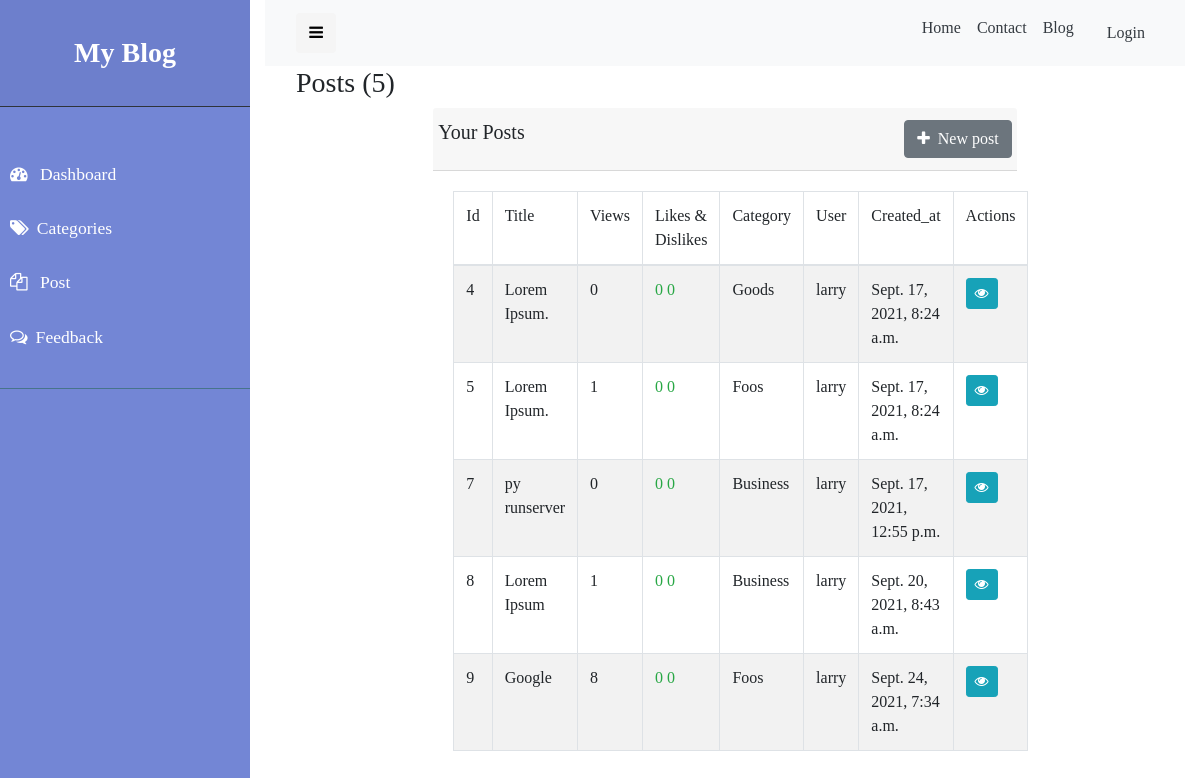
The page /staff/posts on the database as committed earlier.
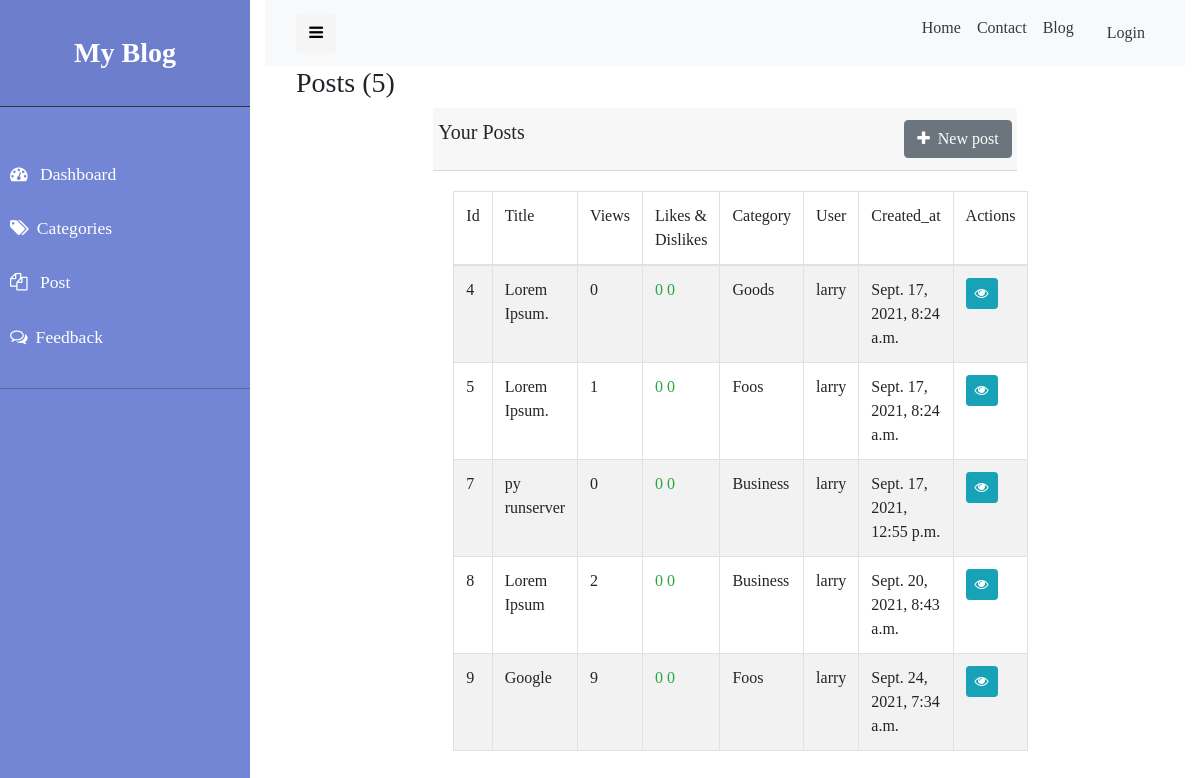
The same page on the database as committed later.
### blog/models.py (models this page shows, shortened)
class Post(models.Model):
    tittle = models.CharField(max_length= 100)
    message = models.TextField()
    likes = models.IntegerField(default=0,blank=True)
    dislikes = models.IntegerField(default=0,blank=True)
    slug = models.SlugField(max_length=200)
    image_url = models.ImageField()
    views = models.IntegerField(default=0,blank=True)
    keywords = models.TextField()
    Category = models.ForeignKey(Category,on_delete=models.CASCADE,blank=True,null=False)
    user = models.ForeignKey(User,on_delete=models.CASCADE,blank=True,null=False)
    created_at = models.DateTimeField(auto_now_add=True)
    updated_at = models.DateTimeField(auto_now=True)
    class Meta:
        verbose_name_plural = 'Post'

class Category(models.Model):
    name = models.CharField(max_length = 50)
    views = models.IntegerField(default = 0,blank=True)
    slug = models.TextField(null=True,blank=True)
    created_at = models.DateTimeField(auto_now_add=True)
    updated_at = models.DateTimeField(auto_now=True)
    class Meta:
        verbose_name_plural = 'Categories'
    def __str__(self):
        return self.name

### blog/views.py (the view)
# urls.py: path('posts',PostList.as_view(),name='posts'),
class PostList(ListView):
    model = Post
    template_name = "blog/admin/posts.html"

### blog/templates/blog/admin/posts.html (shortened to what this page needs)
{% extends 'blog/admin/layouts/admin-base.html' %}
{% load static %}
{% block 'content' %}
<div class="container">
    <h3 class="mx-3"> Posts ({{post_list|length}}) </h3>
    <div class="row justify-content-center">
        <div class="col-lg-8">
            <div class="card-header">
                <div class="row ">
                    <h5>Your Posts</h5>
                    <a type="submit" href=" {% url 'add_post' %} " class="btn btn-secondary btn-md ml-auto"> <i
                            class="fa fa-plus mr-2 " aria-hidden="true"></i>New post</a>
                </div>
            </div>
            <div class="card-body">
                <table class="table table-striped table-bordered">
                    <thead>
                        <tr>
                            <td>Id</td>
                            <td>Title</td>
                            <td>Views</td>
                            <td>Likes & Dislikes</td>
                            <td>Category</td>
                            <td>User</td>
                            <td>Created_at</td>
                            <td>Actions</td>
                        </tr>
                    </thead>
                    <tbody>
                        {% for post in post_list %}
                        <tr>
                            <td>{{post.id}}</td>
                            <td>{{post.tittle}}</td>
                            <td>{{post.views}}</td>
                            <td>
                                <span class="text-success"> {{post.likes}} </span>
                                <span class="text-success"> {{post.dislikes}} </span>
                            </td>
                            <td>{{post.Category}}</td>
                            <td>{{post.user}}</td>
                            <td>{{post.created_at}}</td>
                            <td>
                                <a href=" {% url 'view_post' post.id %} " class="btn btn-info btn-sm">
                                    <i class="fa fa-eye"></i>
                                </a>
                            </td>
                        </tr>
                        {% endfor %}
                    </tbody>
                </table>
            </div>
        </div>
    </div>
</div>
{% endblock %}

Rows that differ between the two databases and show on the page:
changed Post "Lorem Ipsum": views "1" → "2"
changed Post "Google": views "8" → "9"
